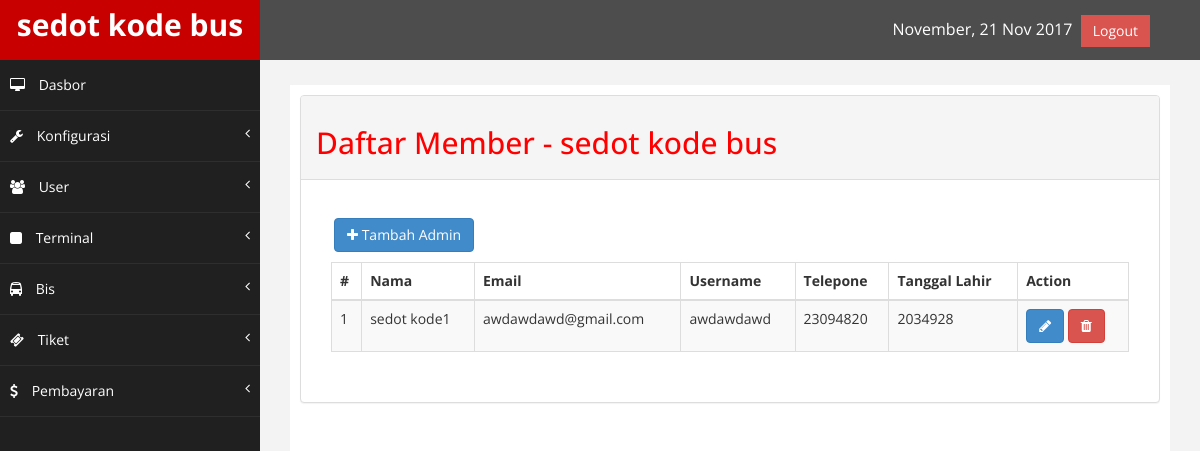
The app's page /index.php/admin/users/member with its own data.
### tables this page shows
CREATE TABLE IF NOT EXISTS `konfigurasi` (
`id_konfigurasi` int(11) NOT NULL,
  `nama_website` varchar(225) NOT NULL,
  `email` varchar(225) NOT NULL,
  `logo` varchar(225) NOT NULL,
  `icon` varchar(225) NOT NULL,
  `google_map` varchar(225) NOT NULL,
  `tentang` text NOT NULL,
  `metatext` varchar(225) NOT NULL,
  `keywords` varchar(225) NOT NULL,
  `facebook` varchar(225) NOT NULL,
  `telepone` varchar(225) NOT NULL,
  `alamat` text NOT NULL
);

CREATE TABLE IF NOT EXISTS `member` (
`id_member` int(11) NOT NULL,
  `nama_depan` varchar(225) NOT NULL,
  `nama_belakang` varchar(225) NOT NULL,
  `username` varchar(225) NOT NULL,
  `email` varchar(225) NOT NULL,
  `password` varchar(225) NOT NULL,
  `alamat` text NOT NULL,
  `telepone` varchar(225) NOT NULL,
  `avatar` varchar(225) NOT NULL,
  `ttl` varchar(100) NOT NULL,
  `tanggal_daftar` timestamp NOT NULL DEFAULT CURRENT_TIMESTAMP ON UPDATE CURRENT_TIMESTAMP
);

### application/views/admin/layout/wrapper.php (called while the page is built)
<?php
	require_once('head.php');
	require_once('header.php');
	require_once('nav.php');
	require_once('content.php');
	require_once('footer.php');

### application/controllers/admin/Users.php (called while the page is built, shortened)
<?php
class Users extends CI_Controller {
	public function member(){
		$site 	= $this->konfigurasi_model->daftar_konfigurasi();
		$member = $this->users_model->daftar_member();
		$data = array ( 'title'  => 'Daftar Member - '.$site['nama_website'],
						'member' => $member,
						'isi'	 => 'admin/users/member/daftar' );
		$this->load->view('admin/layout/wrapper',$data);
	}
}

### index.php (called while the page is built, shortened)
<?php
require_once BASEPATH.'core/CodeIgniter.php';

### application/models/Konfigurasi_model.php (called while the page is built, shortened)
<?php
    class Konfigurasi_model extends CI_Model {
        public function daftar_konfigurasi() {
            $this->db->select('*');
            $this->db->from('konfigurasi');
            $this->db->order_by('id_konfigurasi','ASC');
            $query = $this->db->get();
            return $query->row_array();
        }
    }

### application/views/admin/layout/content.php (called while the page is built)
<?php
if($isi) {
	$this->load->view($isi);
}

### application/models/Users_model.php (called while the page is built, shortened)
<?php
    class Users_model extends CI_Model {
        public function detail_admin($id_admin) {
            $this->db->select('*');
            $this->db->from('admin');
            $this->db->where('id_admin', $id_admin);
            $query = $this->db->get();
            return $query->row_array();
        }
        public function daftar_member() {
            $this->db->select('*');
            $this->db->from('member');
            $this->db->order_by('id_member','ASC');
            $query = $this->db->get();
            return $query->result_array();
        }
}

### application/views/admin/users/member/daftar.php (the view, shortened to what this page needs)
<div class="panel-body">
<p><a href="<?php echo base_url('index.php/admin/users/tambah_member');?>" class="btn btn-primary"><i class="fa fa-plus"></i> Tambah Admin</a></p>
<table class="table table-striped table-bordered table-hover" id="dataTables-example">
<thead>
    <tr>
        <th>#</th>
        <th>Nama</th>
        <th>Email</th>
        <th>Username</th>
        <th>Telepone</th>
        <th>Tanggal Lahir</th>
        <th>Action</th>
    </tr>
</thead>
<tbody>
	<?php $i=1; foreach($member as $member) { ?>
    <tr class="odd gradeX">
        <td><?php echo $i; ?></td>
        <td><?php echo $member['nama_depan'].' '.$member['nama_belakang']; ?></td>
        <td><?php echo $member['email'] ?></td>
        <td><?php echo $member['username'] ?></td>
        <td><?php echo $member['telepone'] ?></td>
        <td><?php echo $member['ttl'] ?></td>
        <td class="center">
        <a href="<?php echo base_url('index.php/admin/users/edit_member/'.$member['id_member']) ?>" class="btn btn-primary"><i class="fa fa-pencil"></i></a>
        <a href="<?php echo base_url('index.php/admin/users/hapus_member/'.$member['id_member']) ?>" class="btn btn-danger" onClick="return confirm('Yakin ingin menghapus member ini?')"><i class="fa fa-trash"></i></a>
        </td>
    </tr>
    <?php $i++; } ?>
</tbody>
</table>

### application/views/admin/layout/header.php (shortened to what this page needs)
<body>
    <div id="wrapper">
        <nav class="navbar navbar-default navbar-cls-top " role="navigation" style="margin-bottom: 0">
        <div class="navbar-header">
            <a class="navbar-brand" href="<?php echo base_url('admin/dashboard') ?>">
            <?php echo $site['nama_website'] ?></a>
        </div>
  <div style="color: white;
padding: 15px 50px 5px 50px;
float: right;
font-size: 16px;">
<?php
$tgl_sekarang = date('F, d M Y');
echo $tgl_sekarang;
?>
<a href="<?php echo base_url('index.php/login/logout');?>" class="btn btn-danger square-btn-adjust">Logout</a> </div>
        </nav>

### assets/admin/assets/css/custom.css (style rules this page uses)
body { font-family: 'Open Sans', sans-serif; }
#wrapper { width: 100%; background:#202020; }
.square-btn-adjust { border: 0px solid transparent; -webkit-border-radius: 0px; -moz-border-radius: 0px; border-radius: 0px; }
p { font-size:12px; padding: 8px 3px 0px; }
.navbar-cls-top .navbar-brand { color: #fff; background: #C90000; width: 260px; text-align: center; height: 60px; font-size: 30px; font-weight: 700; }
.navbar-cls-top { background:#4D4D4D; border-bottom:none; }
.navbar-default { border:0px solid black; }
.navbar-header { background: #A70303; }
@media (min-width:768px) { .navbar { border-radius: 0px; } }

### records on screen
konfigurasi: nama_website "sedot kode bus"
member: nama_depan "sedot", nama_belakang "kode1", email "awdawdawd@gmail.com", username "awdawdawd", telepone "23094820", ttl "2034928"

### other values on screen
$title "Daftar Member - sedot kode bus"
